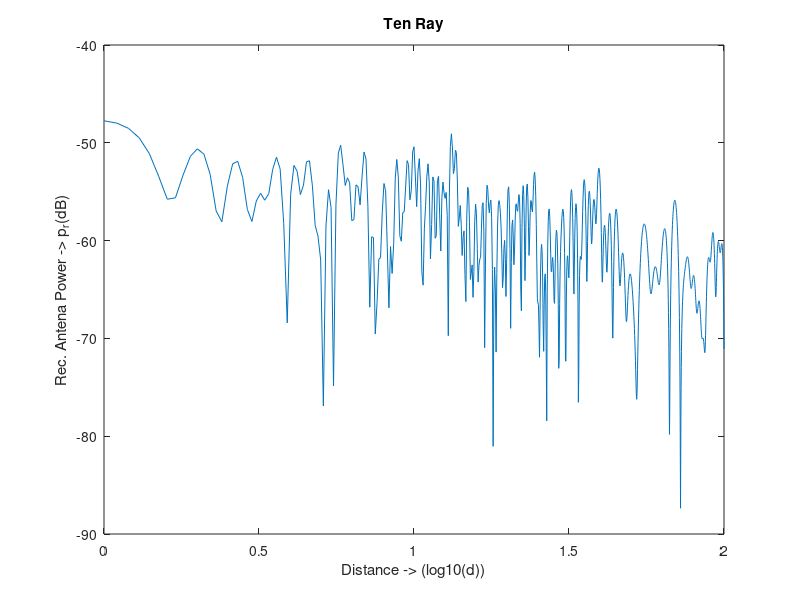

MATLAB code to generate this figure:
d = 1:0.1:100; % Distance
p_t=1;   %Trasmitting Antena Power
G_t=1;   %Trasmitting Antena Gain
G_r=1;   %Receiving Antena Gain
c=3*10^8;   %Speed of light
f=900*10^6;  %frequency
lamda=c/f;
h_t = 50; %Height of Transmiting Antena
h_r = 3; %Height of Receiving Antena
R=-1;   %Reflaction co-efficient
DeltaPhi=0; %Phase Diffrence
l=(sqrt((h_t-h_r)^2 + (d.^2)));   %Direct line of sight Ray path(lenght)
sum=0;

for i=1:9
t=0.1*i*d;
x=(sqrt((h_t).^2+(t.^2)));   %Reflacted Ray path(lenght)
x_1=(sqrt((h_r).^2+((d-t).^2)));   %Reflacted Ray path(lenght)
DeltaPhi=DeltaPhi+2.*pi.*((x+x_1)-l);  %Phase Different Between rays
sum = sum + R.*sqrt(G_r).*(exp(-1i.*(DeltaPhi))./(x+x_1));
end

p_r = p_t.*(c./(4.*pi*f)).^2.*(abs((sqrt(G_t)./l) + sum)).^2;    %Receiver Antena Power

plot(log10(d),10*log10(p_r)); %Plot
xlabel('Distance -> (log10(d))') %X-Axis Label
ylabel('Rec. Antena Power -> p_r(dB)') %Y-Axis Label
title('Ten Ray') %Title